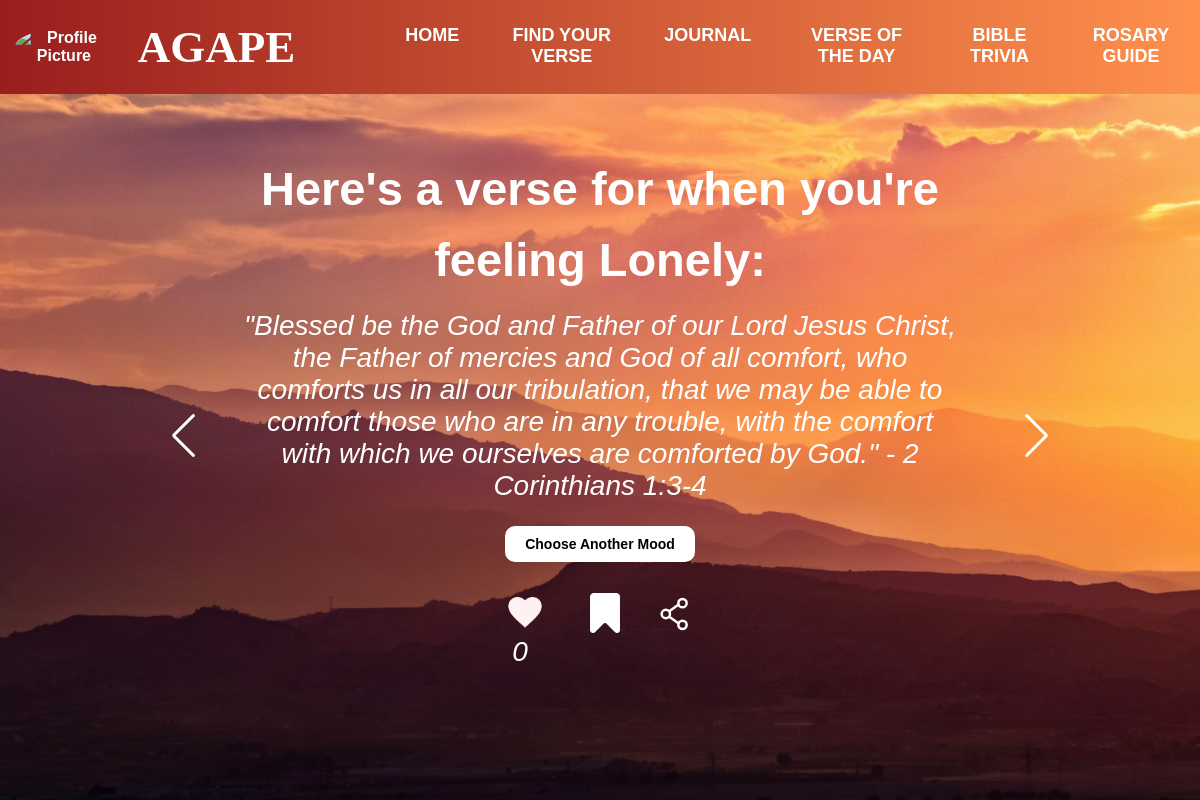
Page /lonelyverse (signed in) on the committed database.
### myapp/models.py (models this page shows, shortened)
class BibleVerse(models.Model):
    reference = models.CharField(max_length=100)
    verse_text = models.TextField()
    date = models.DateField(default=timezone.now)
    reflection = models.TextField(blank=True, null=True)
    likes = models.ManyToManyField(User, related_name="liked_verses", blank=True)
    mood = models.CharField(max_length=50, choices=[
        ('none','None'),
        ('angry', 'Angry'),
        ('happy', 'Happy'),
        ('sad', 'Sad'),
        ('confused', 'Confused'),
        ('anxious','Anxious'),
        ('frustrated','Frustrated'),
        ('grateful','Grateful'),
        ('hopeful','Hopeful'),
        ('lonely','Lonely'),
        ('worried','Worried'),
        ('overwhelmed','Overwhelmed'),
    ],
    default='none',  # Set a default value
    null=False,  # Enforce a non-NULL value
    blank=True  # Allow blank values in forms
)

### myapp/views.py (the view, shortened to what this page needs)
# urls.py: path('lonelyverse', views.lonelyverse, name="lonelyverse"),
@login_required
def lonelyverse(request):
    fname = request.session.get('fname')
    lonely_verses = BibleVerse.objects.filter(mood='lonely').order_by('?')
    liked_verses = Like.objects.filter(user=request.user).values_list('verse', flat=True)
    bookmarked_verses = Bookmark.objects.filter(user=request.user).values_list('verse', flat=True)
    for verse in lonely_verses:
        verse.like_count = Like.objects.filter(verse=verse).count()
        verse.bookmark_count = Bookmark.objects.filter(verse=verse).count()
    return render(request, "feelings/lonely.html", {
        'fname': fname,
        'lonely_verses': lonely_verses,
        'liked_verses': liked_verses,
        'bookmarked_verses': bookmarked_verses
    })

### myapp/context_processors.py (called while the page is built)
def profile_picture_processor(request):
    if request.user.is_authenticated:
        try:
            profile = Profile.objects.get(user=request.user)
            return {'profile_picture_url': profile.profile_picture.url}
        except Profile.DoesNotExist:
            return {'profile_picture_url': None}
    return {'profile_picture_url': None}

### templates/feelings/lonely.html (shortened to what this page needs)
{% extends "../html/header.html" %}
{% load static %}
{% block additional_css %}
<link rel="stylesheet" href="{% static 'css/moods.css' %}">
<link rel="stylesheet" href="{% static 'css/swiper-bundle.min.css' %}" />
{% endblock %}
{% block bodycontents %}
    <img src="{% static 'images/image2.jpg' %}" alt="Prayer Image" class="image2">
    <div class="content">
        <h1 class="upper-content">Here's a verse for when you're feeling Lonely:</h1>
        <section class="container">
            <div class="testimonial mySwiper">
                <div class="testi-content swiper-wrapper">
                    {% for verse in lonely_verses %}
                    <div class="slide swiper-slide">
                        <p>{{ verse.verse_text }} - {{ verse.reference}}</p>
                        <div class="details">
                            <button type="submit" class="choosebtn"><a href="{% url 'findyourverse' %}">Choose Another Mood</a></button>
                            <div class="icon-container">
                                 <button
                                class="like-btn"
                                data-verse-id="{{ verse.id }}"
                                data-liked="{% if verse.id in liked_verses %}true{% else %}false{% endif %}">
                                {% if verse.id in liked_verses %}
                                <img src="{% static 'images/red_heart.png' %}" alt="Unlike">
                                {% else %}
                                <img src="{% static 'images/heart2.png' %}" alt="Like">
                                {% endif %}
                                </button>
                                <button
                                class="bookmark-btn"
                                    data-verse-id="{{ verse.id }}"
                                    data-bookmarked="{% if verse.id in bookmarked_verses %}true{% else %}false{% endif %}">
                                    {% if verse.id in bookmarked_verses %}
                                        <img src="{% static 'images/bookmark-yellow.png' %}" alt="Unbookmark">
                                    {% else %}
                                        <img src="{% static 'images/bookmark-white.png' %}" alt="Bookmark">
                                    {% endif %}
                                </button>
                                    <button class="share-btn">
                                </button>
                            </div>
                            <p class="like-count" id="like_count_{{ verse.id }}">{{ verse.like_count }}</p>
                        </div>
                    </div>
                    {% endfor %}
                </div>
              <div class="swiper-button-next nav-btn"></div>
              <div class="swiper-button-prev nav-btn"></div>
            </div>
          </section>
    </div>
{% endblock %}

### static/css/moodverse.css (style rules this page uses)
body { font-family: Arial, sans-serif; margin: 0; padding: 0; color: white; text-align: center; }
.container { position: relative; width: 100%; height: 100%; }
.image2 { width: 100%; height: 100%; object-fit: cover; position: absolute; top: 0; left: 0; }
.content { margin-top: 100px; position: relative; z-index: 1; display: flex; flex-direction: column; justify-content: center; align-items: center; text-align: center; padding: 20px; }

### static/css/moods.css (style rules this page uses)
.image2 { width: 100%; height: 100%; object-fit: cover; position: absolute; top: 0; left: 0; z-index: 1; }
.upper-content { font-size: 47px; justify-content: center; margin-top: -60px; left: 50%; width: 60%; text-align: center; line-height: 1.5; font-weight: bold; font-family: 'Franklin Gothic Medium', 'Arial Narrow', Arial, sans-serif; }
.container { height: 70vh; width: 100%; display: flex; align-items: center; justify-content: center; margin-top: -200px; }
.testimonial { position: relative; max-width: 900px; width: 100%; padding: 50px 0; overflow: hidden; }
.testimonial .slide { display: flex; align-items: center; justify-content: center; flex-direction: column; row-gap: 30px; height: 100%; width: 100%; }
.slide p { font-style: italic; text-align: center; padding: 0 160px; font-size: 28px; font-weight: 400; color: #FFF; width: 80%; }
.slide .details { display: flex; align-items: center; }
.details { position: absolute; top: 400px; left: 50%; transform: translateX(-50%); display: flex; flex-direction: column; align-items: center; gap: 10px; }
.icon-container { margin-top: 10px; display: flex; gap: 10px; align-items: center; }
.choosebtn { font-size: 14px; font-weight: 700; padding: 10px 20px; border: none; border-radius: 10px; cursor: pointer; background-color: rgba(255, 255, 255); }
.details button a { text-decoration: none; color: #000; }
.bookmark-btn { font-size: 14px; font-weight: 700; padding: 10px 20px; border: none; border-radius: 10px; cursor: pointer; background-color: rgba(255, 255, 255, 0); }
.bookmark-btn img { height: 40px; width: 40px; margin-left: -10px; background-color: rgba(255, 255, 255, 0); }
.share-btn { border: none; width: 3em; height: 3em; background: none; background-repeat: no-repeat; background-size: 100% 100%; }
.like-btn, .unlike-btn { margin-left: -20px; padding: 10px 20px; border: none; border-radius: 5px; cursor: pointer; font-size: 16px; transition: background-color 0.3s ease; background-color: transparent; }
.like-btn img { height: 40px; width: 40px; }
.like-count { margin-top: 110px; margin-left: -160px; position: absolute; }
.nav-btn { height: 40px; width: 40px; border-radius: 50%; transform: translateY(30px); transition: 0.2s; margin-left: 20px; }
.nav-btn::after, .nav-btn::before { font-size: 20px; color: #fff; }

### rows in the picture
BibleVerse: verse_text "\"Blessed be the God and Father of our Lord Jesus Christ, the Father of mercies and God of all comfort, who comforts us in all our tribulation, that we may be able to comfort those who are in any trouble, with the comfort with which we ourselves are comforted by God.\"", reference "2 Corinthians 1:3-4", like_count "0"
